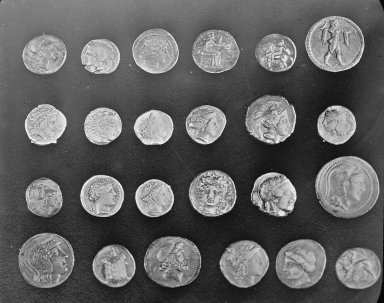
#> input picture skimage.data.coins(), 384 x 303 px
$ python samoloty_monety.py
#> lines starting #> are read from the running program, lines starting #| are printed output that depends on the picture; after the words box and inside, x2 and y2 are one past the last pixel; in counts of white or black regions, pixels touching at a corner belong together
from pylab import *
import skimage
from skimage import data, io, filters, exposure, feature
from skimage.filters import rank
from skimage.util.dtype import convert
from skimage import img_as_float, img_as_ubyte
# from skimage.io import Image##########################
# from skimage.viewer import ImageViewer #newer
from skimage.color import rgb2hsv, hsv2rgb, rgb2gray
from skimage.filters.edges import convolve
import matplotlib.pyplot as plt
import matplotlib.image as mpimg
import numpy as np
from scipy import ndimage as ndi
from numpy import array

from skimage.segmentation import watershed


def int2double_digit_int(x: int) -> chr:
    if (x < 10):
        return '0' + str(x)
    else:
        return str(x)


def immage_summary(image):
    image = img_as_float(image)
    figure(figsize=(20, 20))
    fig, ax = plt.subplots(nrows=1, ncols=1)
    matplotlib.pyplot.hist(image, bins=255)
    # histo, x = np.histogram(img, range(0, 256), density=True)
    # fig= np.histogram(img, range(0, 256), density=True)
    # plot(fig)
    xlim(0, 255)
    plt.show()


def immage_filter(image):
    img2 = filters.sobel(image)
    #    a=img2.shape()
    for i in range(0, img2.shape[0]):
        for j in range(0, img2.shape[1]):
            if (img2[i, j, 0] < 0.09 or img2[i, j, 1] < 0.11 or img2[i, j, 2] < 0.09):
                temp = [0, 0, 0]
                img2[i, j] = tuple(temp)
            if (img2[i, j, 1] - img2[i, j, 0] > 0.07):
                temp = [0, 0, 0]
                img2[i, j] = tuple(temp)
    return img2


def immage_filter_2(image):
    img2 = filters.sobel(image)
    #    a=img2.shape()
    return img2


def immage_denoise(image):
    img2 = filters.sobel(image)
    img2 = img_as_ubyte(img2)
    return filters.rank.mean(img2, ones([3, 3], dtype=uint8))


def immage_normalise(image):
    pass


def immage_stretch_contrast(image):
    img2 = filters.sobel(image)
    #    a=img2.shape()
    MIN = 100 / 256
    MAX = 125 / 256

    norm = (image - MIN) / (MAX - MIN)
    norm[norm > 1] = 1
    norm[norm < 0] = 0
    return norm


if __name__ == '__main__':

    fig, axes = plt.subplots(2, 3, figsize=(20, 20))  # wykresy
    ax = axes.ravel()

    coins = data.coins()
#> coins is the input picture: shape (303, 384); min 1, max 252, mean 96.9
    ax[0].imshow(coins, cmap=plt.cm.gray)
    ax[0].axis('off')

    markers = np.zeros_like(coins)
    markers[coins < 30] = 1
    markers[coins > 150] = 2
    ax[1].imshow(markers, cmap=plt.cm.gray)
    ax[1].axis('off')

    elevation_map = filters.sobel(coins)
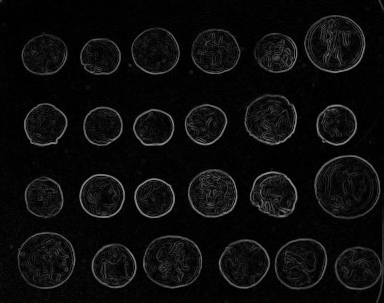
#> elevation_map: shape (303, 384) float64; min 0, max 0.59, mean 0.0492

    markers = np.zeros_like(coins)
    markers[coins < 30] = 1
    markers[coins > 150] = 2

    segmentation = watershed(elevation_map, markers)
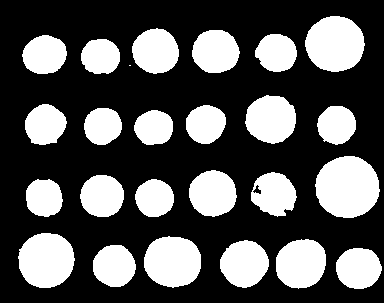
#> segmentation: shape (303, 384); values 1 (black) and 2 (white), 33.4% white; 25 white regions (1 under 20 px), largest, box (x1, y1, x2, y2) and area: (315, 156, 380, 218) 3141, (305, 16, 365, 72) 2604, (18, 233, 75, 288) 2461

    segmentation = ndi.binary_fill_holes(segmentation - 1)
    ax[2].imshow(segmentation, cmap=plt.cm.gray)
    ax[2].axis('off')

    labeled_coins, two = ndi.label(segmentation)
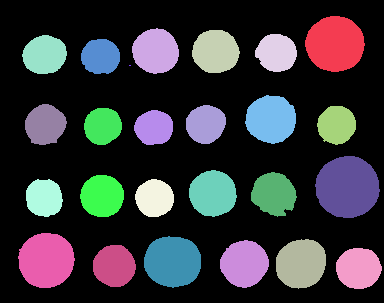
#> labeled_coins: shape (303, 384) int32; 26 distinct labels, from 0 to 25; one colour per label, 0 black
#> two = 25
    ax[3].imshow(labeled_coins)  # , cmap=plt.cm.gray)
    ax[3].axis('off')
    # teraz trzeba kazdy znaleziony z 25 segmentow zaadresowac i pokoloorwac w orginale
    # for i in
    # ax[4].imshow(two, )
    # ax[4].axis('off')

    # skimage.io.imsave('samoloty_saved/moneta-save.jpg', ndi.label(segmentation))

    fig.tight_layout()
    plt.show()
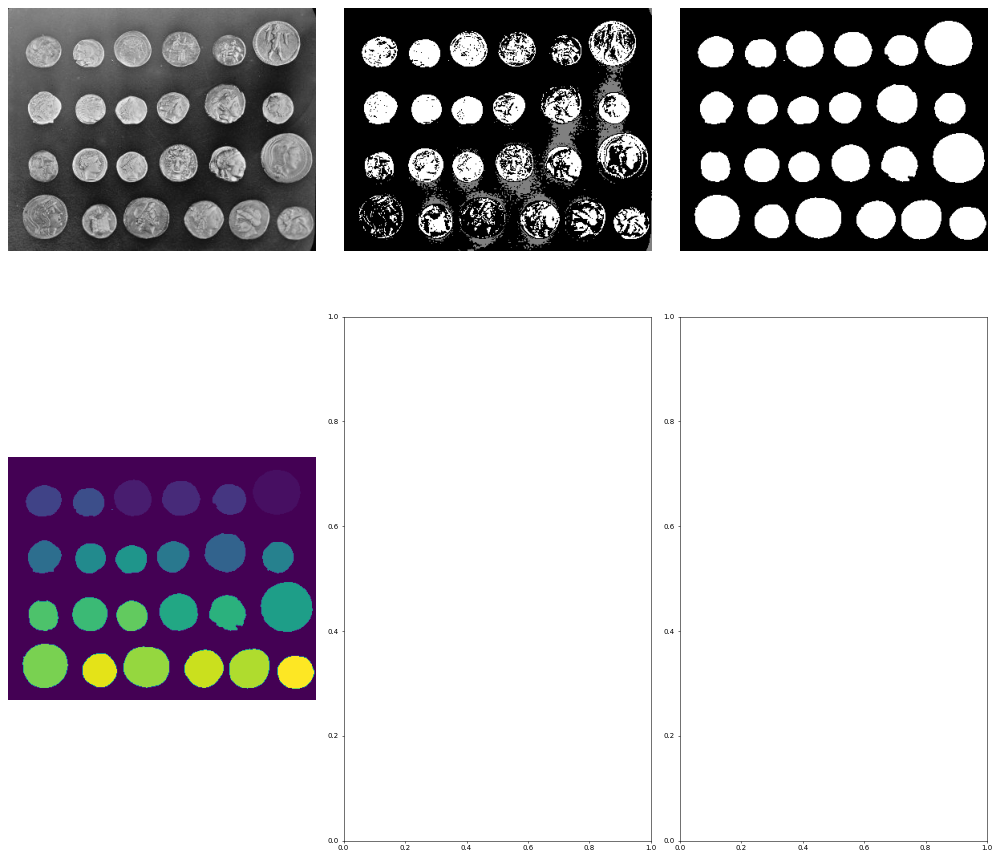
#> figure drawn by matplotlib, 4 panels

    img = img_as_float(io.imread('samoloty/samolot{}.jpg'.format(int2double_digit_int(0))))
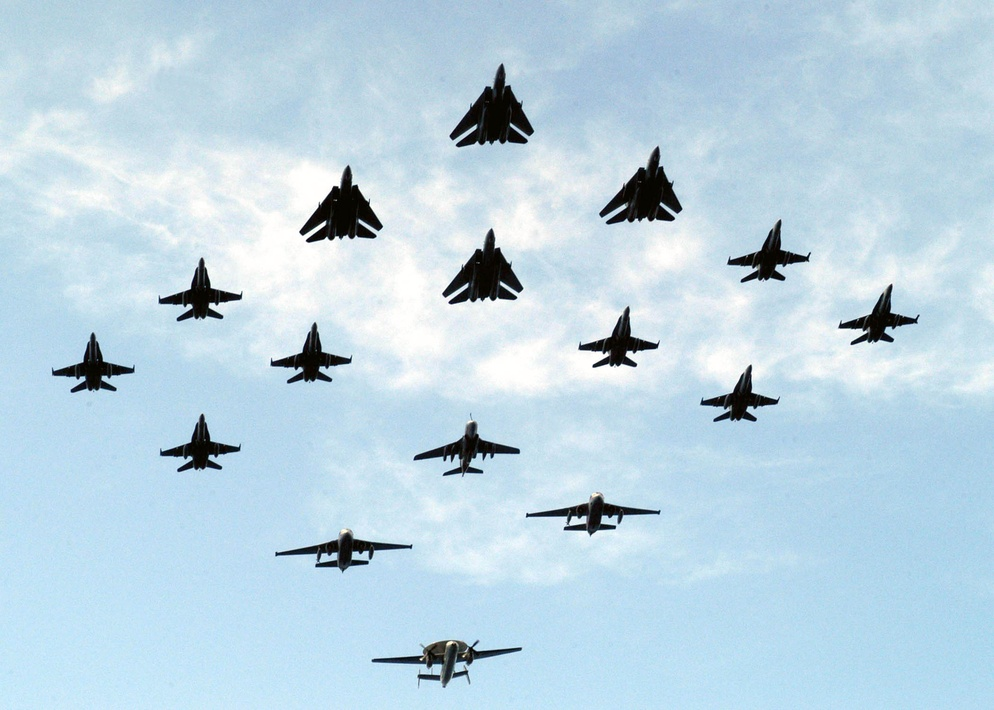
#> input picture samoloty/samolot00.jpg, 994 x 710 px, shrunk from 2100 x 1500 before the run
    img2 = img
    img2 = immage_filter(img2)
#> in immage_filter, `img2 = filters.sobel(image)`:
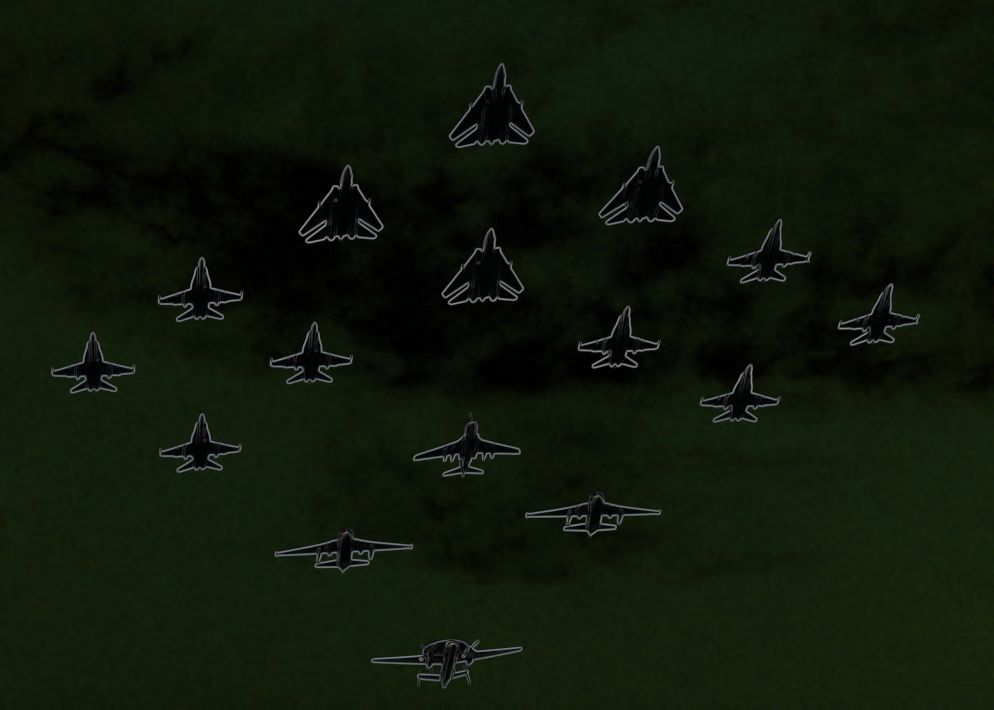
#> img2: shape (710, 994, 3) float64; mean R, G, B 0.064, 0.0953, 0.0414
    img2 = rgb2gray(img2)
#> img2: shape (710, 994) float64
    thresh = 0.1
    binary = (img2 > thresh) * 255
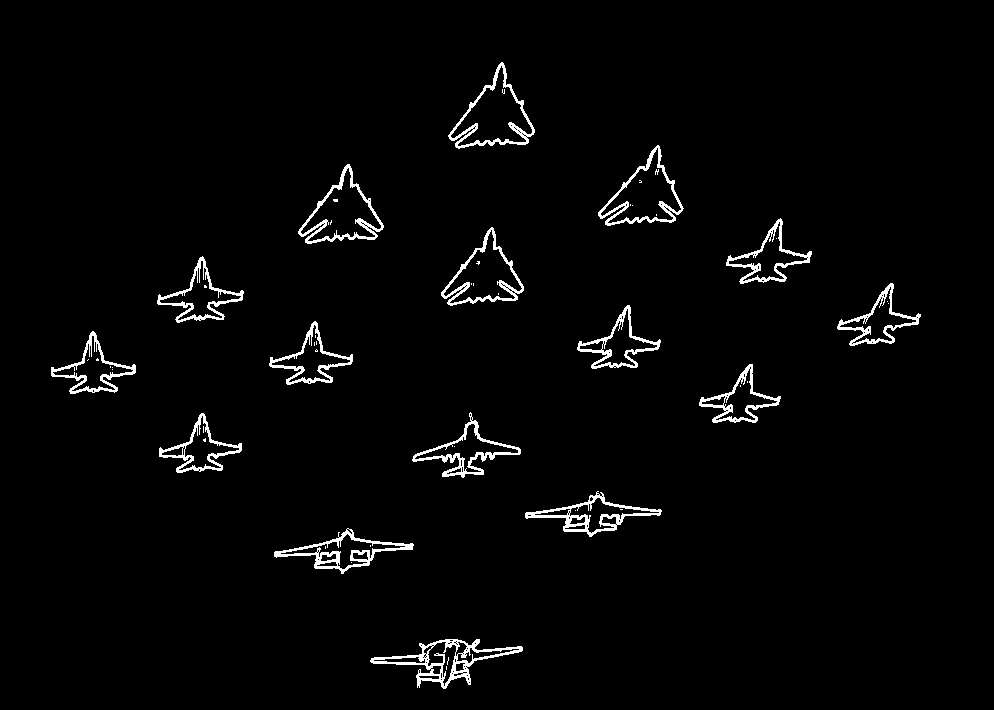
#> binary: shape (710, 994) int64; 2.4% white in thin lines or dots, all inside (x1, y1, x2, y2) = (51, 62, 921, 689)
    skimage.io.imsave('samoloty_saved/samolot-{}-save.jpg'.format(int2double_digit_int(0)), binary)
#> (the run stopped early here; a loop or call above may not have finished)
